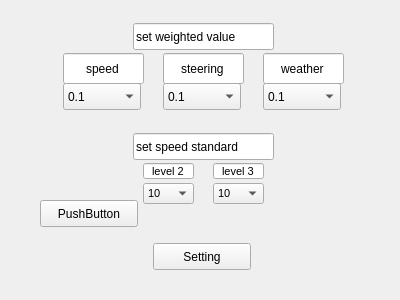
<?xml version="1.0" encoding="UTF-8"?>
<ui version="4.0">
 <class>Form</class>
 <widget class="QWidget" name="Form">
  <property name="geometry">
   <rect>
    <x>0</x>
    <y>0</y>
    <width>400</width>
    <height>300</height>
   </rect>
  </property>
  <property name="windowTitle">
   <string>Form</string>
  </property>
  <widget class="QComboBox" name="comboBox">
   <property name="geometry">
    <rect>
     <x>63</x>
     <y>83</y>
     <width>78</width>
     <height>27</height>
    </rect>
   </property>
   <item>
    <property name="text">
     <string>0.1</string>
    </property>
   </item>
   <item>
    <property name="text">
     <string>0.2</string>
    </property>
   </item>
   <item>
    <property name="text">
     <string>0.3</string>
    </property>
   </item>
   <item>
    <property name="text">
     <string>0.4</string>
    </property>
   </item>
   <item>
    <property name="text">
     <string>0.5</string>
    </property>
   </item>
   <item>
    <property name="text">
     <string>0.6</string>
    </property>
   </item>
   <item>
    <property name="text">
     <string>0.7</string>
    </property>
   </item>
   <item>
    <property name="text">
     <string>0.8</string>
    </property>
   </item>
   <item>
    <property name="text">
     <string>0.9</string>
    </property>
   </item>
   <item>
    <property name="text">
     <string>1.0</string>
    </property>
   </item>
   <item>
    <property name="text">
     <string>1.1</string>
    </property>
   </item>
   <item>
    <property name="text">
     <string>1.2</string>
    </property>
   </item>
   <item>
    <property name="text">
     <string>1.3</string>
    </property>
   </item>
   <item>
    <property name="text">
     <string>1.4</string>
    </property>
   </item>
   <item>
    <property name="text">
     <string>1.5</string>
    </property>
   </item>
  </widget>
  <widget class="QComboBox" name="comboBox_2">
   <property name="geometry">
    <rect>
     <x>163</x>
     <y>83</y>
     <width>78</width>
     <height>27</height>
    </rect>
   </property>
   <item>
    <property name="text">
     <string>0.1</string>
    </property>
   </item>
   <item>
    <property name="text">
     <string>0.2</string>
    </property>
   </item>
   <item>
    <property name="text">
     <string>0.3</string>
    </property>
   </item>
   <item>
    <property name="text">
     <string>0.4</string>
    </property>
   </item>
   <item>
    <property name="text">
     <string>0.5</string>
    </property>
   </item>
   <item>
    <property name="text">
     <string>0.6</string>
    </property>
   </item>
   <item>
    <property name="text">
     <string>0.7</string>
    </property>
   </item>
   <item>
    <property name="text">
     <string>0.8</string>
    </property>
   </item>
   <item>
    <property name="text">
     <string>0.9</string>
    </property>
   </item>
   <item>
    <property name="text">
     <string>1.0</string>
    </property>
   </item>
   <item>
    <property name="text">
     <string>1.1</string>
    </property>
   </item>
   <item>
    <property name="text">
     <string>1.2</string>
    </property>
   </item>
   <item>
    <property name="text">
     <string>1.3</string>
    </property>
   </item>
   <item>
    <property name="text">
     <string>1.4</string>
    </property>
   </item>
   <item>
    <property name="text">
     <string>1.5</string>
    </property>
   </item>
  </widget>
  <widget class="QComboBox" name="comboBox_3">
   <property name="geometry">
    <rect>
     <x>263</x>
     <y>83</y>
     <width>78</width>
     <height>27</height>
    </rect>
   </property>
   <item>
    <property name="text">
     <string>0.1</string>
    </property>
   </item>
   <item>
    <property name="text">
     <string>0.2</string>
    </property>
   </item>
   <item>
    <property name="text">
     <string>0.3</string>
    </property>
   </item>
   <item>
    <property name="text">
     <string>0.4</string>
    </property>
   </item>
   <item>
    <property name="text">
     <string>0.5</string>
    </property>
   </item>
   <item>
    <property name="text">
     <string>0.6</string>
    </property>
   </item>
   <item>
    <property name="text">
     <string>0.7</string>
    </property>
   </item>
   <item>
    <property name="text">
     <string>0.8</string>
    </property>
   </item>
   <item>
    <property name="text">
     <string>0.9</string>
    </property>
   </item>
   <item>
    <property name="text">
     <string>1.0</string>
    </property>
   </item>
   <item>
    <property name="text">
     <string>1.1</string>
    </property>
   </item>
   <item>
    <property name="text">
     <string>1.2</string>
    </property>
   </item>
   <item>
    <property name="text">
     <string>1.3</string>
    </property>
   </item>
   <item>
    <property name="text">
     <string>1.4</string>
    </property>
   </item>
   <item>
    <property name="text">
     <string>1.5</string>
    </property>
   </item>
  </widget>
  <widget class="QLineEdit" name="lineEdit">
   <property name="geometry">
    <rect>
     <x>63</x>
     <y>53</y>
     <width>81</width>
     <height>31</height>
    </rect>
   </property>
   <property name="text">
    <string>speed</string>
   </property>
   <property name="alignment">
    <set>Qt::AlignCenter</set>
   </property>
   <property name="readOnly">
    <bool>true</bool>
   </property>
  </widget>
  <widget class="QLineEdit" name="lineEdit_2">
   <property name="geometry">
    <rect>
     <x>163</x>
     <y>53</y>
     <width>81</width>
     <height>31</height>
    </rect>
   </property>
   <property name="text">
    <string>steering</string>
   </property>
   <property name="alignment">
    <set>Qt::AlignCenter</set>
   </property>
   <property name="readOnly">
    <bool>true</bool>
   </property>
  </widget>
  <widget class="QLineEdit" name="lineEdit_3">
   <property name="geometry">
    <rect>
     <x>263</x>
     <y>53</y>
     <width>81</width>
     <height>31</height>
    </rect>
   </property>
   <property name="text">
    <string>weather</string>
   </property>
   <property name="alignment">
    <set>Qt::AlignCenter</set>
   </property>
   <property name="readOnly">
    <bool>true</bool>
   </property>
  </widget>
  <widget class="QPushButton" name="pushButton">
   <property name="geometry">
    <rect>
     <x>153</x>
     <y>243</y>
     <width>98</width>
     <height>27</height>
    </rect>
   </property>
   <property name="text">
    <string>Setting</string>
   </property>
  </widget>
  <widget class="QLineEdit" name="lineEdit_4">
   <property name="geometry">
    <rect>
     <x>133</x>
     <y>23</y>
     <width>141</width>
     <height>27</height>
    </rect>
   </property>
   <property name="text">
    <string>set weighted value</string>
   </property>
   <property name="readOnly">
    <bool>true</bool>
   </property>
  </widget>
  <widget class="QLineEdit" name="lineEdit_5">
   <property name="geometry">
    <rect>
     <x>133</x>
     <y>133</y>
     <width>141</width>
     <height>27</height>
    </rect>
   </property>
   <property name="text">
    <string>set speed standard</string>
   </property>
   <property name="readOnly">
    <bool>true</bool>
   </property>
  </widget>
  <widget class="QLineEdit" name="lineEdit_6">
   <property name="geometry">
    <rect>
     <x>143</x>
     <y>163</y>
     <width>51</width>
     <height>16</height>
    </rect>
   </property>
   <property name="font">
    <font>
     <pointsize>8</pointsize>
    </font>
   </property>
   <property name="text">
    <string>level 2</string>
   </property>
   <property name="alignment">
    <set>Qt::AlignCenter</set>
   </property>
   <property name="readOnly">
    <bool>true</bool>
   </property>
  </widget>
  <widget class="QLineEdit" name="lineEdit_7">
   <property name="geometry">
    <rect>
     <x>213</x>
     <y>163</y>
     <width>51</width>
     <height>16</height>
    </rect>
   </property>
   <property name="font">
    <font>
     <pointsize>8</pointsize>
    </font>
   </property>
   <property name="text">
    <string>level 3</string>
   </property>
   <property name="alignment">
    <set>Qt::AlignCenter</set>
   </property>
   <property name="readOnly">
    <bool>true</bool>
   </property>
  </widget>
  <widget class="QComboBox" name="comboBox_4">
   <property name="geometry">
    <rect>
     <x>143</x>
     <y>183</y>
     <width>51</width>
     <height>21</height>
    </rect>
   </property>
   <property name="font">
    <font>
     <pointsize>8</pointsize>
    </font>
   </property>
   <item>
    <property name="text">
     <string>10</string>
    </property>
   </item>
   <item>
    <property name="text">
     <string>20</string>
    </property>
   </item>
   <item>
    <property name="text">
     <string>30</string>
    </property>
   </item>
   <item>
    <property name="text">
     <string>40</string>
    </property>
   </item>
   <item>
    <property name="text">
     <string>50</string>
    </property>
   </item>
   <item>
    <property name="text">
     <string>60</string>
    </property>
   </item>
   <item>
    <property name="text">
     <string>70</string>
    </property>
   </item>
   <item>
    <property name="text">
     <string>80</string>
    </property>
   </item>
   <item>
    <property name="text">
     <string>90</string>
    </property>
   </item>
   <item>
    <property name="text">
     <string>100</string>
    </property>
   </item>
  </widget>
  <widget class="QComboBox" name="comboBox_5">
   <property name="geometry">
    <rect>
     <x>213</x>
     <y>183</y>
     <width>51</width>
     <height>21</height>
    </rect>
   </property>
   <property name="font">
    <font>
     <pointsize>8</pointsize>
    </font>
   </property>
   <item>
    <property name="text">
     <string>10</string>
    </property>
   </item>
   <item>
    <property name="text">
     <string>20</string>
    </property>
   </item>
   <item>
    <property name="text">
     <string>30</string>
    </property>
   </item>
   <item>
    <property name="text">
     <string>40</string>
    </property>
   </item>
   <item>
    <property name="text">
     <string>50</string>
    </property>
   </item>
   <item>
    <property name="text">
     <string>60</string>
    </property>
   </item>
   <item>
    <property name="text">
     <string>70</string>
    </property>
   </item>
   <item>
    <property name="text">
     <string>80</string>
    </property>
   </item>
   <item>
    <property name="text">
     <string>90</string>
    </property>
   </item>
   <item>
    <property name="text">
     <string>100</string>
    </property>
   </item>
  </widget>
  <widget class="QPushButton" name="pushButton_2">
   <property name="geometry">
    <rect>
     <x>40</x>
     <y>200</y>
     <width>98</width>
     <height>27</height>
    </rect>
   </property>
   <property name="text">
    <string>PushButton</string>
   </property>
  </widget>
 </widget>
 <resources/>
 <connections/>
</ui>
